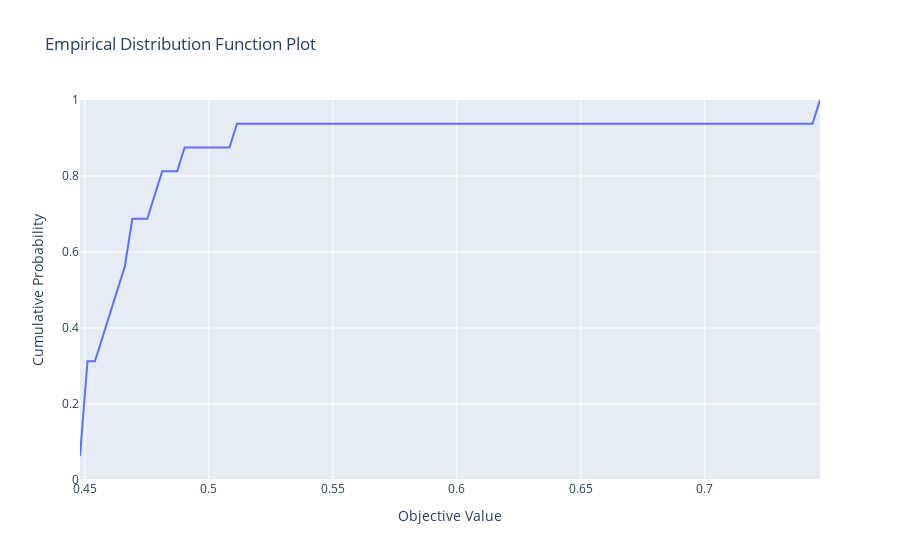

The notebook cell saved with this chart:
### Code cell
optuna.visualization.plot_edf(study)
